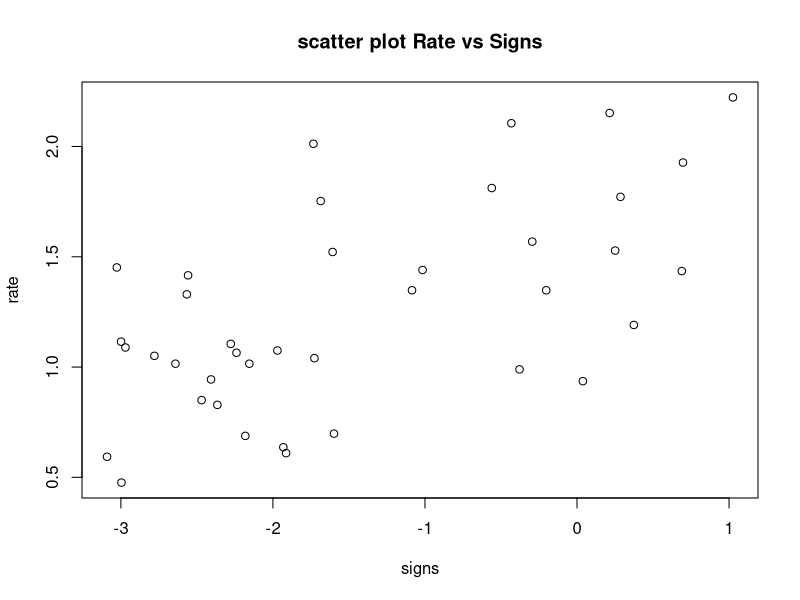
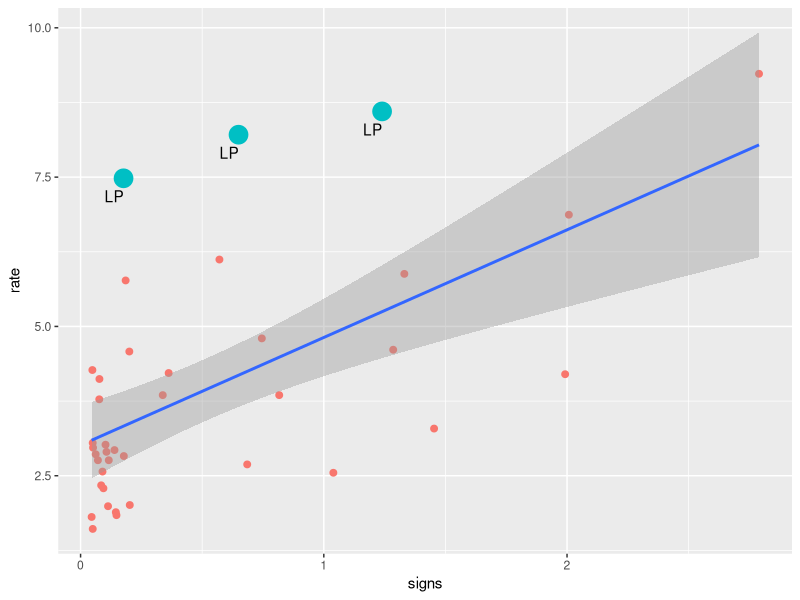
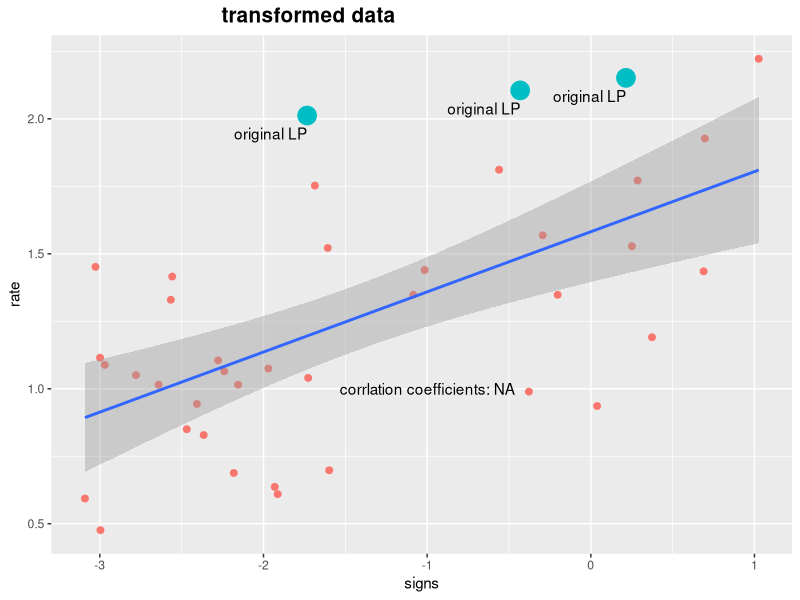
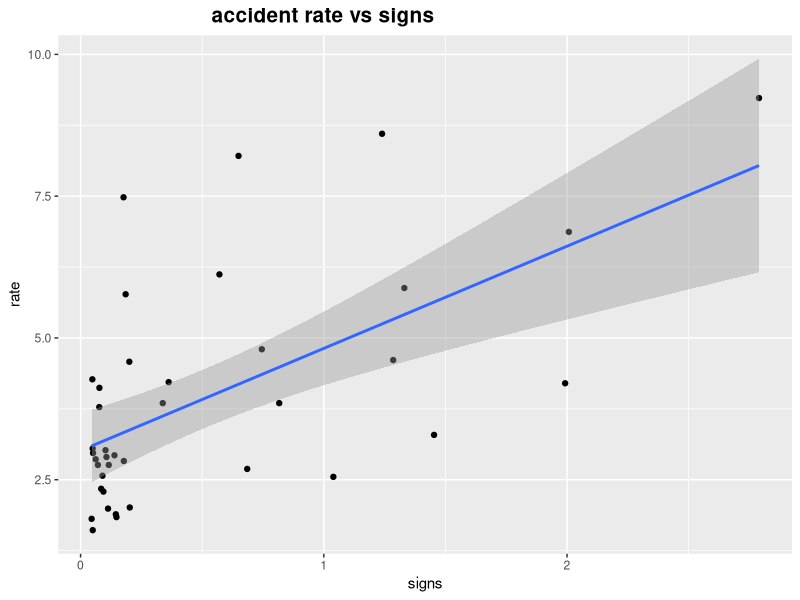
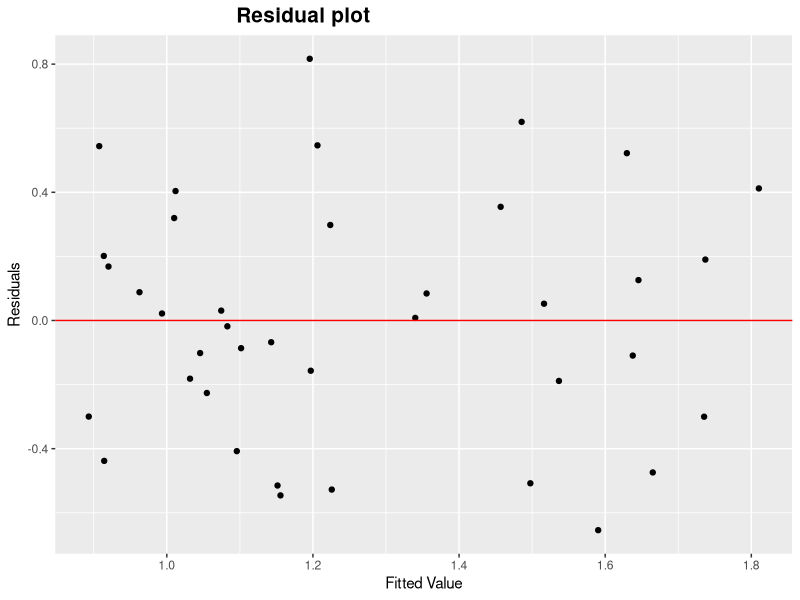
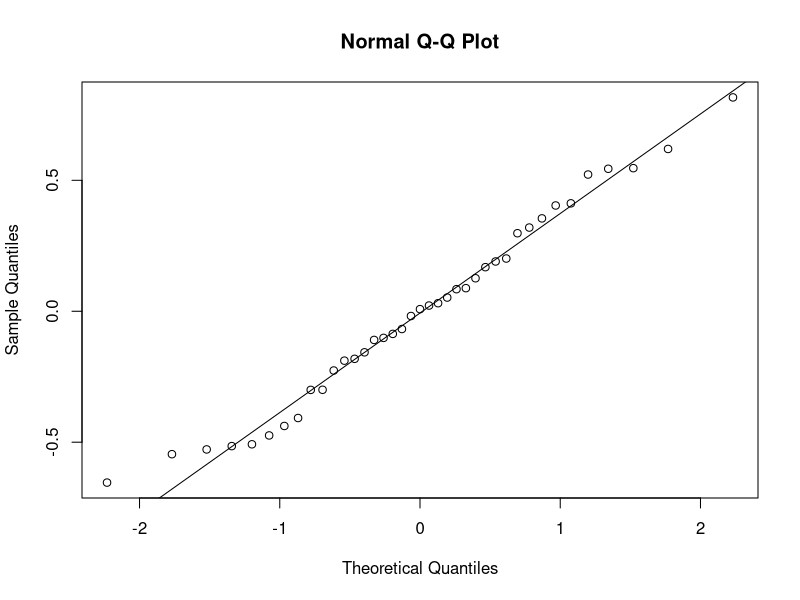

The R script that drew these images, in order:
## ---- chunk 1
library(dplyr)
library(ggplot2)
highway = read.table('Highway1.csv',sep = ',', header = T)%>%tbl_df()
rate = log(highway$rate)
signs = log(highway$sigs1)
## ---- chunk 2
plot(y=rate, x=signs, main = 'scatter plot Rate vs Signs')
## ---- chunk 3
cef = cor(x = rate, y = signs)
## ---- chunk 4
p = ggplot(data = highway, aes(x =sigs1, y= rate))
p = p + geom_point(aes(col= rate>7.1&sigs1<1.5, size = rate>7.1&sigs1<1.5))
p = p + geom_text(aes(label = ifelse(rate>7.1&sigs1<1.5, 'LP', '')),hjust=1, vjust=2)
p = p + theme(legend.position = "none")
p = p + xlab('signs')+ylab('rate')
p = p + geom_smooth(method = 'lm', level = 0.95)
p
## ---- chunk 5
p = ggplot(data = highway, aes(x =log(sigs1), y= log(rate)))
p = p + geom_point(aes(col= rate>7.1&sigs1<1.5, size = rate>7.1&sigs1<1.5))
p = p + geom_text(aes(label = ifelse(rate>7.1&sigs1<1.5, 'original LP', '')),hjust=1, vjust=2)
p = p + annotate("text", x = -1, y = 1, label = paste('corrlation coefficients:', round((cor(x = log(rate), y = log(signs))),3)))
p = p + theme(legend.position = "none",plot.title = element_text(family = "Helvetica", face = "bold", size = (15), hjust=0.3))
p = p + xlab('signs')+ylab('rate')+labs(title='transformed data')
p = p + geom_smooth(method = 'lm', level = 0.95)
p
## ---- chunk 6
model = lm(rate ~ signs)
summary(model)
## ---- chunk 7
confidence_95 = confint(model, level = 0.95)%>%as.data.frame()
confidence_95[2,]
## ---- chunk 8
p = ggplot(data = highway, aes(x =sigs1, y= rate))
p = p + geom_point()
p = p + theme(legend.position = "none",plot.title = element_text(family = "Helvetica", face = "bold", size = (15), hjust=0.3))
p = p + xlab('signs')+ylab('rate')+labs(title='accident rate vs signs')
p = p + geom_smooth(method = 'lm', level = 0.95)
p
## ---- chunk 9
p = ggplot(data = highway, aes(x=fitted(model), y=model$residuals))
p = p + geom_point()
p = p + theme(legend.position = "none",plot.title = element_text(family = "Helvetica", face = "bold", size = (15), hjust=0.3))
p = p + ylab('Residuals')+xlab('Fitted Value')+labs(title='Residual plot')
p = p + geom_abline(slope = 0, intercept = 0, col = 'red')
p
## ---- chunk 10
qqnorm(model$residuals)
qqline(model$residuals)
## ---- chunk 11
new_data = data.frame(signs = 2)
print (paste('The predictted accident rate is',round(predict(model, newdata = new_data),3)))
print (paste('The 95% confidence intervel for the predictted value is:'))
predict(model,new_data,interval = 'predict')
